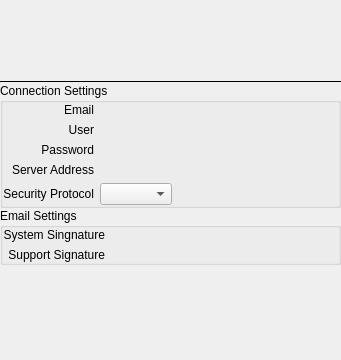
<?xml version="1.0" encoding="UTF-8"?>
<ui version="4.0">
 <class>OutgoingMailSettingsWidget</class>
 <widget class="QWidget" name="OutgoingMailSettingsWidget">
  <property name="geometry">
   <rect>
    <x>0</x>
    <y>0</y>
    <width>341</width>
    <height>360</height>
   </rect>
  </property>
  <layout class="QVBoxLayout" name="widgetLayout" stretch="0,0,0,1">
   <property name="spacing">
    <number>0</number>
   </property>
   <property name="leftMargin">
    <number>0</number>
   </property>
   <property name="topMargin">
    <number>0</number>
   </property>
   <property name="rightMargin">
    <number>0</number>
   </property>
   <property name="bottomMargin">
    <number>0</number>
   </property>
   <item>
    <widget class="QWidget" name="headerWidget" native="true">
     <layout class="QVBoxLayout" name="headerLayout">
      <item>
       <layout class="QHBoxLayout" name="serviceTypeDropdownLayout">
        <property name="spacing">
         <number>0</number>
        </property>
        <item>
         <widget class="QPushButton" name="serviceTypeDropdown">
          <property name="flat">
           <bool>true</bool>
          </property>
         </widget>
        </item>
        <item>
         <spacer name="serviceTypeDropdownSpacer">
          <property name="orientation">
           <enum>Qt::Horizontal</enum>
          </property>
          <property name="sizeHint" stdset="0">
           <size>
            <width>0</width>
            <height>0</height>
           </size>
          </property>
         </spacer>
        </item>
       </layout>
      </item>
      <item>
       <widget class="QStackedWidget" name="stackedWidget">
        <property name="currentIndex">
         <number>0</number>
        </property>
        <widget class="QWidget" name="statusPage">
         <layout class="QVBoxLayout" name="statusPageLayout">
          <property name="leftMargin">
           <number>0</number>
          </property>
          <property name="topMargin">
           <number>0</number>
          </property>
          <property name="rightMargin">
           <number>0</number>
          </property>
          <property name="bottomMargin">
           <number>0</number>
          </property>
          <item>
           <widget class="QLabel" name="configurationStatusLabel">
            <property name="text">
             <string/>
            </property>
           </widget>
          </item>
          <item>
           <widget class="QLabel" name="configurationStatusHintLabel"/>
          </item>
         </layout>
        </widget>
        <widget class="QWidget" name="progressIndicatorPage">
         <layout class="QHBoxLayout" name="progressIndicatorPageLayout">
          <property name="spacing">
           <number>0</number>
          </property>
          <property name="leftMargin">
           <number>0</number>
          </property>
          <property name="topMargin">
           <number>0</number>
          </property>
          <property name="rightMargin">
           <number>0</number>
          </property>
          <property name="bottomMargin">
           <number>0</number>
          </property>
          <item>
           <widget class="nx::vms::client::desktop::BusyIndicatorWidget" name="progressIndicator" native="true"/>
          </item>
          <item>
           <spacer name="horizontalSpacer">
            <property name="orientation">
             <enum>Qt::Horizontal</enum>
            </property>
            <property name="sizeHint" stdset="0">
             <size>
              <width>296</width>
              <height>0</height>
             </size>
            </property>
           </spacer>
          </item>
         </layout>
        </widget>
       </widget>
      </item>
     </layout>
    </widget>
   </item>
   <item>
    <widget class="Line" name="line">
     <property name="frameShadow">
      <enum>QFrame::Plain</enum>
     </property>
     <property name="orientation">
      <enum>Qt::Horizontal</enum>
     </property>
    </widget>
   </item>
   <item>
    <layout class="QVBoxLayout" name="formLayout">
     <item>
      <widget class="QGroupBox" name="connectionSettingsGroupBox">
       <property name="title">
        <string>Connection Settings</string>
       </property>
       <property name="flat">
        <bool>true</bool>
       </property>
       <layout class="QGridLayout" name="connectionSettingsLayout" columnstretch="2,5,2">
        <property name="leftMargin">
         <number>0</number>
        </property>
        <property name="topMargin">
         <number>0</number>
        </property>
        <property name="rightMargin">
         <number>0</number>
        </property>
        <property name="bottomMargin">
         <number>0</number>
        </property>
        <item row="0" column="0">
         <widget class="QLabel" name="emailLabel">
          <property name="text">
           <string>Email</string>
          </property>
          <property name="alignment">
           <set>Qt::AlignRight|Qt::AlignTrailing|Qt::AlignVCenter</set>
          </property>
          <property name="buddy">
           <cstring>emailInput</cstring>
          </property>
         </widget>
        </item>
        <item row="2" column="0">
         <widget class="QLabel" name="passwordLabel">
          <property name="text">
           <string>Password</string>
          </property>
          <property name="alignment">
           <set>Qt::AlignRight|Qt::AlignTrailing|Qt::AlignVCenter</set>
          </property>
          <property name="buddy">
           <cstring>passwordInput</cstring>
          </property>
         </widget>
        </item>
        <item row="2" column="1">
         <widget class="nx::vms::client::desktop::PasswordInputField" name="passwordInput" native="true"/>
        </item>
        <item row="1" column="0">
         <widget class="QLabel" name="userLabel">
          <property name="text">
           <string>User</string>
          </property>
          <property name="alignment">
           <set>Qt::AlignRight|Qt::AlignTrailing|Qt::AlignVCenter</set>
          </property>
          <property name="buddy">
           <cstring>userInput</cstring>
          </property>
         </widget>
        </item>
        <item row="0" column="2">
         <spacer name="connectionSettingsHorizontalSpacer">
          <property name="orientation">
           <enum>Qt::Horizontal</enum>
          </property>
          <property name="sizeHint" stdset="0">
           <size>
            <width>0</width>
            <height>0</height>
           </size>
          </property>
         </spacer>
        </item>
        <item row="4" column="1">
         <layout class="QHBoxLayout" name="horizontalLayout">
          <property name="spacing">
           <number>0</number>
          </property>
          <item>
           <widget class="QComboBox" name="protocolComboBox"/>
          </item>
          <item>
           <spacer name="securityProtocolComboBoxSpacer">
            <property name="orientation">
             <enum>Qt::Horizontal</enum>
            </property>
            <property name="sizeHint" stdset="0">
             <size>
              <width>0</width>
              <height>0</height>
             </size>
            </property>
           </spacer>
          </item>
         </layout>
        </item>
        <item row="3" column="0">
         <widget class="QLabel" name="serverAddressLabel">
          <property name="text">
           <string>Server Address</string>
          </property>
          <property name="alignment">
           <set>Qt::AlignRight|Qt::AlignTrailing|Qt::AlignVCenter</set>
          </property>
          <property name="buddy">
           <cstring>serverAddressInput</cstring>
          </property>
         </widget>
        </item>
        <item row="4" column="0">
         <widget class="QLabel" name="protocolLabel">
          <property name="text">
           <string>Security Protocol</string>
          </property>
          <property name="alignment">
           <set>Qt::AlignRight|Qt::AlignTrailing|Qt::AlignVCenter</set>
          </property>
         </widget>
        </item>
        <item row="0" column="1">
         <widget class="nx::vms::client::desktop::InputField" name="emailInput" native="true"/>
        </item>
        <item row="1" column="1">
         <widget class="nx::vms::client::desktop::InputField" name="userInput" native="true"/>
        </item>
        <item row="3" column="1">
         <widget class="nx::vms::client::desktop::InputField" name="serverAddressInput" native="true"/>
        </item>
       </layout>
      </widget>
     </item>
     <item>
      <widget class="QGroupBox" name="emailSettingsGroupBox">
       <property name="title">
        <string>Email Settings</string>
       </property>
       <property name="flat">
        <bool>true</bool>
       </property>
       <layout class="QGridLayout" name="emailSettingsLayout" columnstretch="2,5,2">
        <property name="leftMargin">
         <number>0</number>
        </property>
        <property name="topMargin">
         <number>0</number>
        </property>
        <property name="rightMargin">
         <number>0</number>
        </property>
        <property name="bottomMargin">
         <number>0</number>
        </property>
        <item row="1" column="0">
         <widget class="QLabel" name="supportSignatureLabel">
          <property name="text">
           <string>Support Signature</string>
          </property>
          <property name="alignment">
           <set>Qt::AlignRight|Qt::AlignTrailing|Qt::AlignVCenter</set>
          </property>
          <property name="buddy">
           <cstring>supportSignatureInput</cstring>
          </property>
         </widget>
        </item>
        <item row="0" column="0">
         <widget class="QLabel" name="systemSingnatureLabel">
          <property name="text">
           <string>System Singnature</string>
          </property>
          <property name="alignment">
           <set>Qt::AlignRight|Qt::AlignTrailing|Qt::AlignVCenter</set>
          </property>
          <property name="buddy">
           <cstring>systemSingnatureInput</cstring>
          </property>
         </widget>
        </item>
        <item row="0" column="2">
         <spacer name="emailSettingsHorizontalSpacer">
          <property name="orientation">
           <enum>Qt::Horizontal</enum>
          </property>
          <property name="sizeHint" stdset="0">
           <size>
            <width>0</width>
            <height>0</height>
           </size>
          </property>
         </spacer>
        </item>
        <item row="0" column="1">
         <widget class="nx::vms::client::desktop::InputField" name="systemSingnatureInput" native="true"/>
        </item>
        <item row="1" column="1">
         <widget class="nx::vms::client::desktop::InputField" name="supportSignatureInput" native="true"/>
        </item>
       </layout>
      </widget>
     </item>
    </layout>
   </item>
   <item>
    <spacer name="verticalSpacer">
     <property name="orientation">
      <enum>Qt::Vertical</enum>
     </property>
     <property name="sizeHint" stdset="0">
      <size>
       <width>0</width>
       <height>0</height>
      </size>
     </property>
    </spacer>
   </item>
  </layout>
 </widget>
 <customwidgets>
  <customwidget>
   <class>nx::vms::client::desktop::InputField</class>
   <extends>QWidget</extends>
   <header location="global">nx/vms/client/desktop/common/widgets/input_field.h</header>
   <container>1</container>
  </customwidget>
  <customwidget>
   <class>nx::vms::client::desktop::PasswordInputField</class>
   <extends>QWidget</extends>
   <header location="global">nx/vms/client/desktop/common/widgets/password_input_field.h</header>
   <container>1</container>
  </customwidget>
  <customwidget>
   <class>nx::vms::client::desktop::BusyIndicatorWidget</class>
   <extends>QWidget</extends>
   <header location="global">nx/vms/client/desktop/common/widgets/busy_indicator.h</header>
   <container>1</container>
  </customwidget>
 </customwidgets>
 <resources/>
 <connections/>
</ui>
